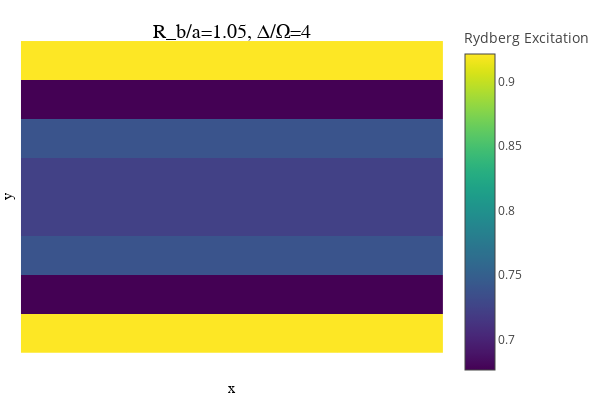

Notebook source saved alongside this figure:
### Code cell
# snake mps starting at bottom left
geometry = "square"
N1 = 2 # x
N2 = 8 # y
# sites = siteinds("Qubit", N1 * N2)
# psi0 = MPS(sites, ["Dn" for i = 1:N1*N2])

focus(geometry, N1, N2, 4, 1.05, psi0, sites)[4]

### Figure 1 — Plotly figure (JSON) as saved in the notebook; plotly's stock layout.template omitted (floating-point values rounded to 4 significant figures; data arrays with more than 128 entries replaced by an {"elided": "..."} marker saying what was removed)
{"data": [{"colorbar": {"title": "Rydberg Excitation"}, "colorscale": {"elided": "256x2 mixed values"}, "hoverinfo": "none", "name": "y1", "showlegend": false, "showscale": true, "type": "heatmap", "x": [0.5, 1.5, 2.5], "xaxis": "x", "y": [0.5, 1.5, 2.5, 3.5, 4.5, 5.5, 6.5, 7.5, 8.5], "yaxis": "y", "z": [[0.9216, 0.9216], [0.6764, 0.6764], [0.7397, 0.7397], [0.7236, 0.7236], [0.7236, 0.7236], [0.7397, 0.7397], [0.6764, 0.6764], [0.9216, 0.9216]], "zmax": 0.9216, "zmin": 0.6764}], "layout": {"annotations": [{"font": {"color": "rgba(0, 0, 0, 1.000)", "family": "sans-serif", "size": 20}, "rotation": 0, "showarrow": false, "text": "R_b/a=1.05, Δ/Ω=4", "x": 0.5201, "xanchor": "center", "xref": "paper", "y": 1, "yanchor": "top", "yref": "paper"}], "height": 400, "legend": {"bgcolor": "rgba(255, 255, 255, 1.000)", "bordercolor": "rgba(0, 0, 0, 1.000)", "borderwidth": 1, "font": {"color": "rgba(0, 0, 0, 1.000)", "family": "sans-serif", "size": 11}, "title": {"font": {"color": "rgba(0, 0, 0, 1.000)", "family": "sans-serif", "size": 15}, "text": ""}, "tracegroupgap": 0, "traceorder": "normal", "x": 1, "xanchor": "auto", "y": 1, "yanchor": "auto"}, "margin": {"b": 20, "l": 0, "r": 0, "t": 20}, "paper_bgcolor": "rgba(255, 255, 255, 1.000)", "plot_bgcolor": "rgba(255, 255, 255, 1.000)", "showlegend": true, "width": 600, "xaxis": {"anchor": "y", "domain": [0.04684, 0.9934], "gridcolor": "rgba(0, 0, 0, 0.100)", "gridwidth": 0.5, "linecolor": "rgba(0, 0, 0, 1.000)", "mirror": false, "range": [0.5, 2.5], "showgrid": true, "showline": false, "showticklabels": false, "tickangle": 0, "tickcolor": "rgba(0, 0, 0, 0.000)", "tickfont": {"color": "rgba(0, 0, 0, 1.000)", "family": "sans-serif", "size": 11}, "tickmode": "array", "ticks": "inside", "ticktext": ["0.5", "1.0", "1.5", "2.0", "2.5"], "tickvals": [0.5, 1, 1.5, 2, 2.5], "title": "x", "titlefont": {"color": "rgba(0, 0, 0, 1.000)", "family": "sans-serif", "size": 15}, "type": "-", "visible": true, "zeroline": false, "zerolinecolor": "rgba(0, 0, 0, 1.000)"}, "yaxis": {"anchor": "x", "domain": [0.07581, 0.9415], "gridcolor": "rgba(0, 0, 0, 0.100)", "gridwidth": 0.5, "linecolor": "rgba(0, 0, 0, 1.000)", "mirror": false, "range": [0.5, 8.5], "showgrid": true, "showline": false, "showticklabels": false, "tickangle": 0, "tickcolor": "rgba(0, 0, 0, 0.000)", "tickfont": {"color": "rgba(0, 0, 0, 1.000)", "family": "sans-serif", "size": 11}, "tickmode": "array", "ticks": "inside", "ticktext": ["2", "4", "6", "8"], "tickvals": [2, 4, 6, 8], "title": "y", "titlefont": {"color": "rgba(0, 0, 0, 1.000)", "family": "sans-serif", "size": 15}, "type": "-", "visible": true, "zeroline": false, "zerolinecolor": "rgba(0, 0, 0, 1.000)"}}}
